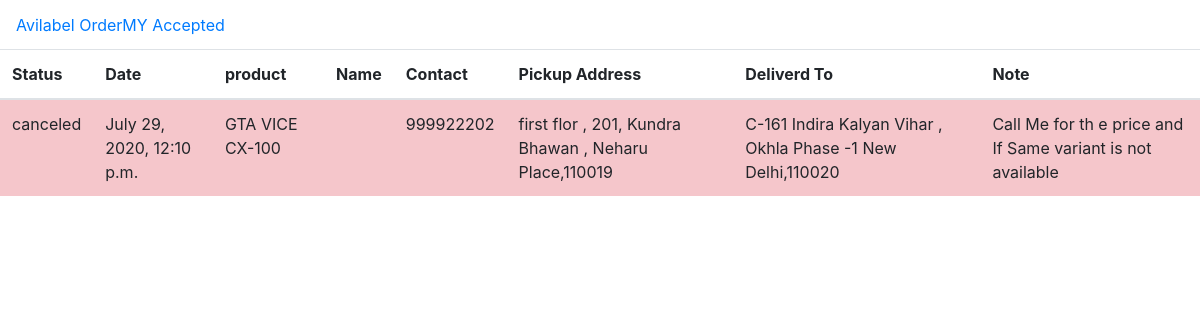
Page /staff/accepted_order (signed in) on the earlier database version.
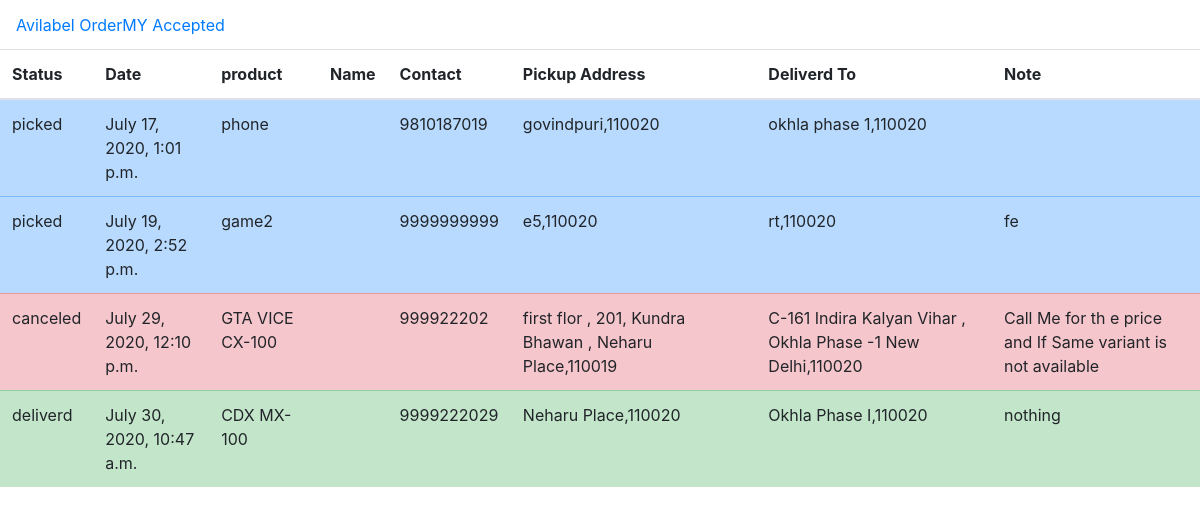
Same page on the later database version.
### order/models.py (models this page shows)
class Order(models.Model):
    user_id= models.ForeignKey(User,on_delete=models.CASCADE)
    u_name = models.CharField(max_length=50)
    u_phone_no = models.CharField(max_length=10)
    u_delivery_address = models.CharField(max_length=350)
    u_pincode=models.CharField(max_length=6)
    u_delivery_note = models.CharField(max_length=300 , blank=True)
    product_list = models.CharField(max_length=350)
    shop_address = models.CharField(max_length=350 )
    shop_pincode = models.CharField(max_length=6)
    order_date = models.DateTimeField(auto_now_add=True )
    order_pending = models.BooleanField(default=True)
    order_picked = models.BooleanField(default=False)
    order_delivered = models.BooleanField(default=False)
    order_cancelled = models.BooleanField(default=False)
    delivery_staff = models.CharField(max_length=20 , default="null" )

### delivery_staff/views.py (the view)
# urls.py: path('accepted_order',views.accepted_order,name='accepted_order')
def accepted_order(request):
        if request.user.is_authenticated and request.user.is_staff==True:
            user = request.user.id
            obj = Order.objects.filter( delivery_staff = user )
            return render(request,'accepted_order.html',{'obj':obj})
        else:
            return redirect('index')

### templates/accepted_order.html (shortened to what this page needs)
<!DOCTYPE html>
<html lang="en">
<head>
    <link rel="stylesheet" href="https://maxcdn.bootstrapcdn.com/bootstrap/4.5.0/css/bootstrap.min.css">
</head>
<body>
<div  class='navbar nav navbar-default navbar-static-top'>
    <a href="{% url 'deliverystaff_index' %}" >Avilabel Order</a>
    <a href="{% url 'accepted_order' %}" >MY Accepted</a>
</div>
<table class="table table-hover">
   <thead>    <tr>
       <th>Status</th>
       <th>Date</th>
       <th>product</th>
       <th >Name</th>
       <th>Contact</th>
       <th>Pickup Address</th>
       <th>Deliverd To</th>
       <th>Note</th>
         </tr>
      </thead>
   <tbody>
 {% for order in obj %}
    {% if order.order_pending %}
    <tr class="table-primary" >
    {% elif order.order_picked%}
    <tr class="table-primary" >
    {% elif order.order_delivered %}
    <tr class="table-success" >
    {% elif order.order_cancelled %}
    <tr class="table-danger" >
    {% endif %}
      <td>
        {% if order.order_pending %}
        pending
        {% elif order.order_picked%}
              picked
        {% elif order.order_delivered %}
              deliverd
        {% elif order.order_cancelled %}
           canceled
        {% endif %}  </td>
       <td> {{order.order_date}}</td>
       <td> {{order.product_list}}</td>
       <td>{{order.U_name}}</td>
       <td>{{order.u_phone_no}}</td>
       <td> {{order.shop_address}},{{order.shop_pincode}}</td>
       <td> {{order.u_delivery_address}},{{order.u_pincode}}</td>
       <td>{{order.u_delivery_note}}</td>
    </tr>
    {% endfor %}
    </tbody>
</table>
</body>
</html>

Differences in the rows shown:
now on this page (row edited): Order: order_pending "picked", order_date "July 17, 2020, 1:01 p.m.", product_list "phone", u_phone_no "9810187019", shop_address "govindpuri", shop_pincode "110020", u_delivery_address "okhla phase 1", u_pincode "110020"
now on this page (row edited): Order: order_pending "picked", order_date "July 19, 2020, 2:52 p.m.", product_list "game2", u_phone_no "9999999999", shop_address "e5", shop_pincode "110020", u_delivery_address "rt", u_pincode "110020", u_delivery_note "fe"
added Order: order_pending "deliverd", order_date "July 30, 2020, 10:47 a.m.", product_list "CDX MX-100", u_phone_no "9999222029", shop_address "Neharu Place", shop_pincode "110020", u_delivery_address "Okhla Phase I", u_pincode "110020", u_delivery_note "nothing"
